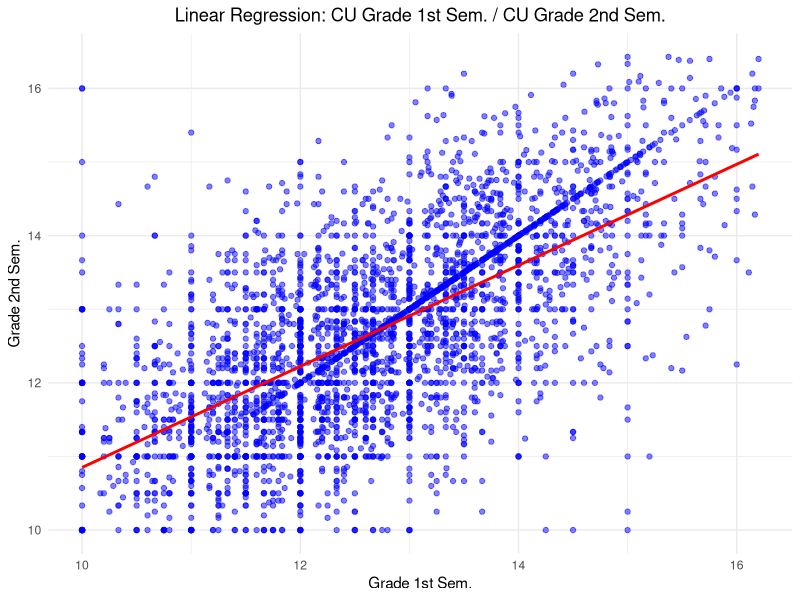
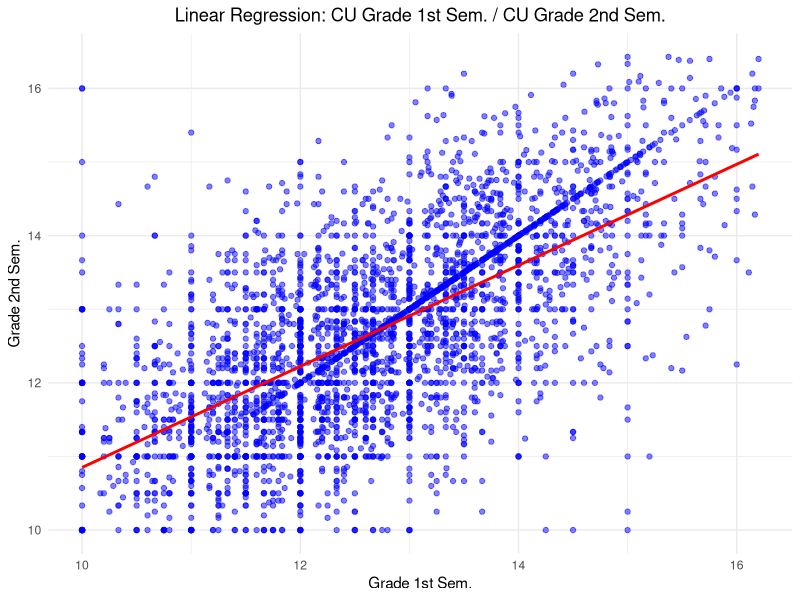

Write R code to recreate these figures, in order.
## ---- chunk 1
# Librerie
if(!require(ggplot2)) install.packages("ggplot2", dependencies = TRUE)
if(!require(here)) install.packages("here", dependencies = TRUE)
if(!require(dplyr)) install.packages("dplyr", dependencies = TRUE)

library(ggplot2)
library(here)
library(dplyr)

# Caricamento del dataset
df <- read.csv(here("dataset/data_aggregated.csv"), sep = ",", header = TRUE, check.names = TRUE)

# Rimuovere le righe con voto 0 in uno dei due semestri
df_filtered <- subset(df, Curricular_units_1st_sem_.grade. > 0 & Curricular_units_2nd_sem_.grade. > 0)

# Selezione Variabili
X <- df_filtered$Curricular_units_1st_sem_.grade.
y <- df_filtered$Curricular_units_2nd_sem_.grade.
data <- data.frame(X, y)

# Funzione per rimuovere gli outlier usando l`IQR
remove_outliers <- function(df, column) {
  Q1 <- quantile(df[[column]], 0.25)
  Q3 <- quantile(df[[column]], 0.75)
  IQR_value <- Q3 - Q1
  
  lower_bound <- Q1 - 1.5 * IQR_value
  upper_bound <- Q3 + 1.5 * IQR_value
  
  df <- df[df[[column]] >= lower_bound & df[[column]] <= upper_bound, ]
  return(df)
}

# Rimozione Outliers
data_clean <- remove_outliers(data, "X")
data_clean <- remove_outliers(data_clean, "y")

# Creazione Modello di Regressione
lm_model <- lm(y ~ X, data = data_clean)
summary(lm_model)

# Predizioni
data_clean$y_pred <- predict(lm_model, newdata = data_clean)

# Creazione del Grafico
plot_lm <- ggplot(data_clean, aes(x = X, y = y)) +
  geom_point(color = "blue", alpha = 0.5) +
  geom_line(aes(y = y_pred), color = "red", size = 1) + 
  labs(title = "Linear Regression: CU Grade 1st Sem. / CU Grade 2nd Sem.",
       x = "Grade 1st Sem.",
       y = "Grade 2nd Sem.") +
  theme_minimal() +
  theme(plot.title = element_text(hjust = 0.5))

# Salvare il grafico in PDF
pdf("grafici/linear_regression.pdf", width = 8, height = 6)
print(plot_lm)
dev.off()

print(plot_lm)



